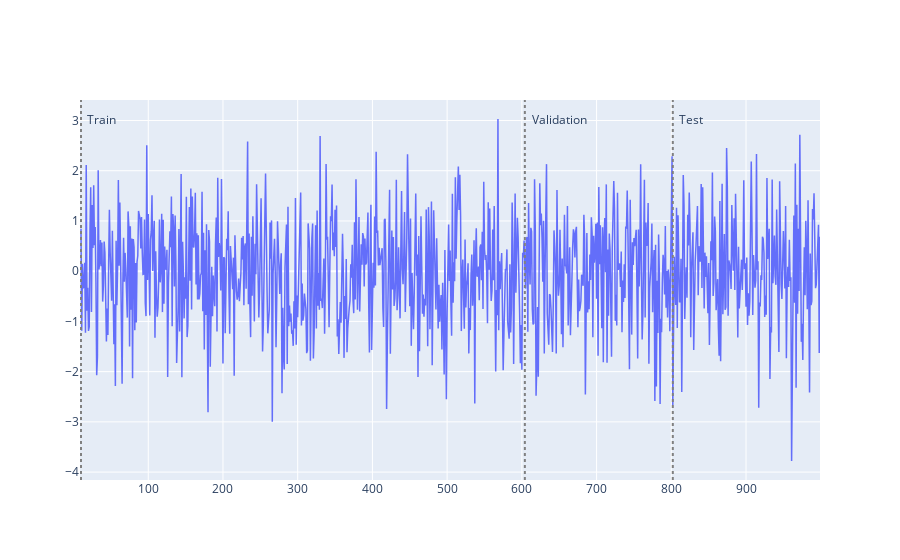

Write notebook code for a chart like this one.
### Code cell
y.plot()

### Figure 1 — Plotly figure (JSON) as saved in the notebook; plotly's stock layout.template omitted (floating-point values rounded to 4 significant figures; data arrays with more than 128 entries replaced by an {"elided": "..."} marker saying what was removed)
{"data": [{"line": {"color": "#636EFA", "width": 1.5}, "mode": "lines", "name": "price", "type": "scatter", "x": {"elided": "990 int values"}, "y": {"elided": "990 float values"}}], "layout": {"annotations": [{"showarrow": false, "text": "Train", "x": 10, "xshift": 20, "y": 3.03}, {"showarrow": false, "text": "Validation", "x": 604, "xshift": 35, "y": 3.03}, {"showarrow": false, "text": "Test", "x": 802, "xshift": 18, "y": 3.03}], "shapes": [{"line": {"color": "gray", "dash": "dot"}, "opacity": 1, "type": "line", "x0": 10, "x1": 10, "xref": "x", "y0": 0, "y1": 1, "yref": "y domain"}, {"line": {"color": "gray", "dash": "dot"}, "opacity": 1, "type": "line", "x0": 604, "x1": 604, "xref": "x", "y0": 0, "y1": 1, "yref": "y domain"}, {"line": {"color": "gray", "dash": "dot"}, "opacity": 1, "type": "line", "x0": 802, "x1": 802, "xref": "x", "y0": 0, "y1": 1, "yref": "y domain"}]}}
